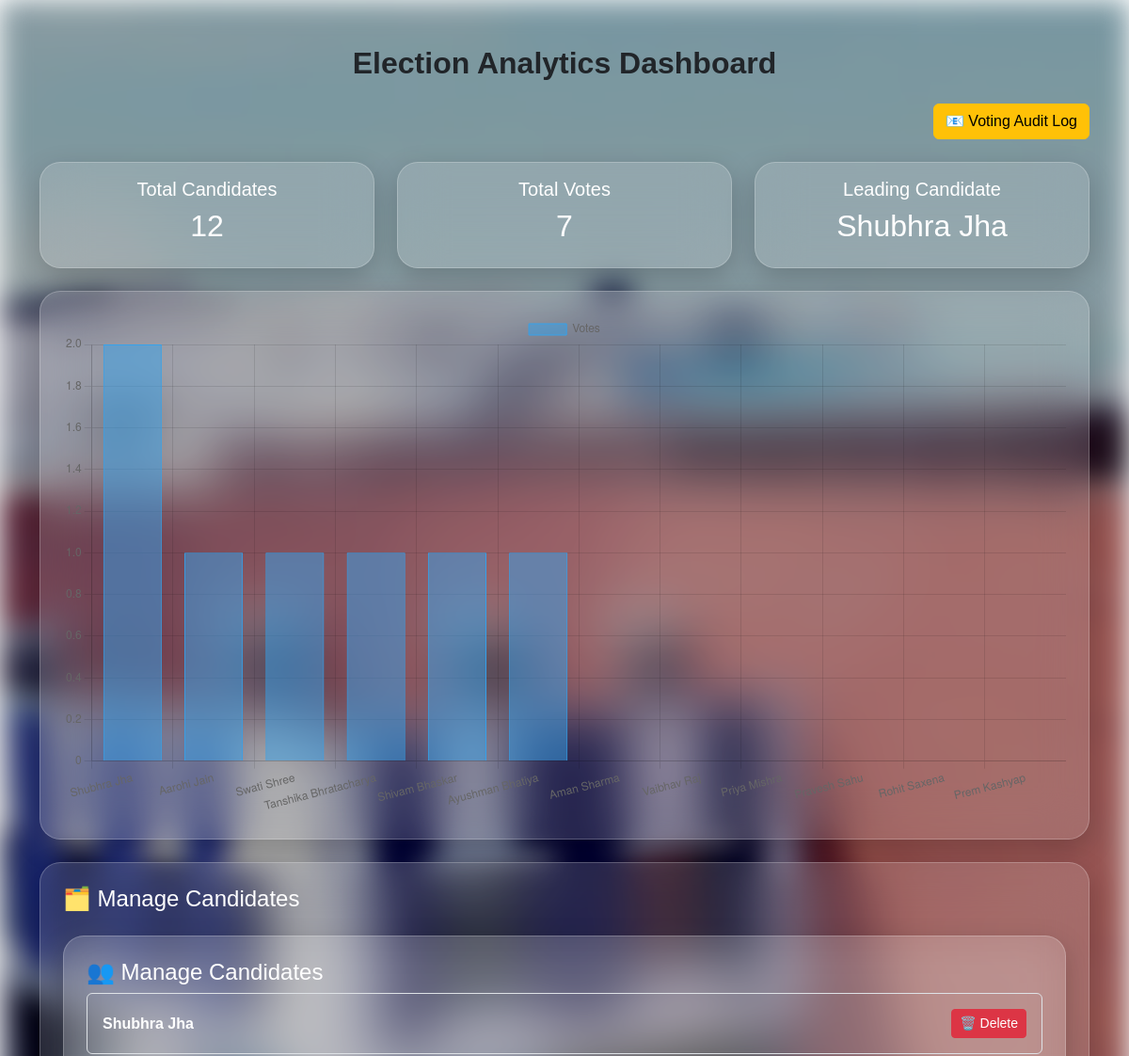
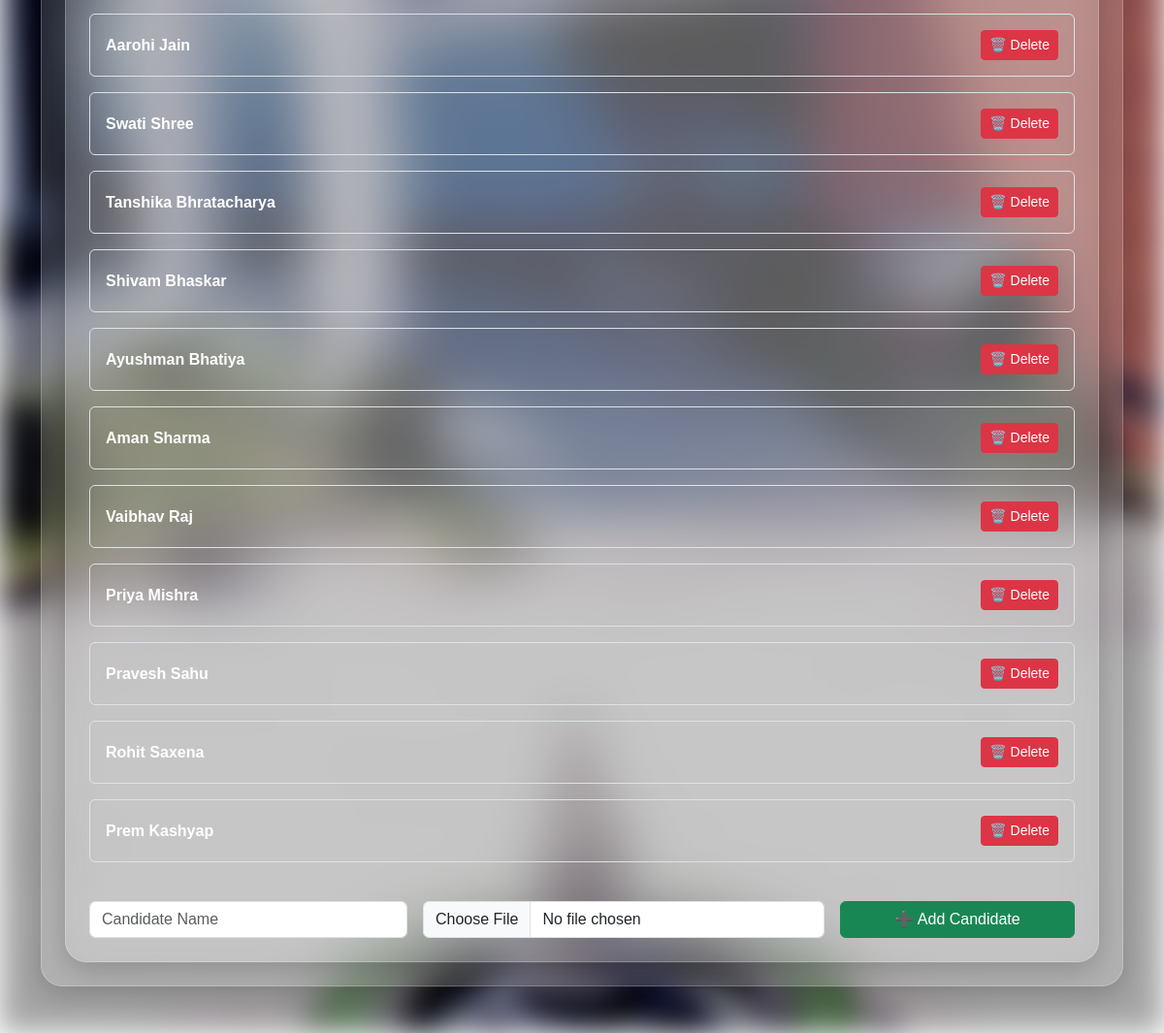
Page /admin (signed in) on the committed database (2 pictures, top to bottom).
### tables this page shows
CREATE TABLE candidates(
            id INTEGER PRIMARY KEY AUTOINCREMENT,
            name TEXT,
            image TEXT,
            votes INTEGER DEFAULT 0
        );

### app.py (the view)
@app.route("/admin")
def admin():
    if "admin" not in session:
        return redirect("/admin_login")
    conn = sqlite3.connect(DB_PATH)
    cur = conn.cursor()
    cur.execute("SELECT name, votes FROM candidates ORDER BY votes DESC")
    results = cur.fetchall()
    cur.execute("SELECT * FROM candidate_requests WHERE status='Pending'")
    requests = cur.fetchall()
    conn.close()
    return render_template(
        "admin.html",
        results=results,
        requests=requests
    )

### templates/admin.html (shortened to what this page needs)
<!DOCTYPE html>
<html>
<head>
    <link href="https://cdn.jsdelivr.net/npm/bootstrap@5.3.3/dist/css/bootstrap.min.css" rel="stylesheet">
    <link rel="stylesheet" href="{{ url_for('static', filename='style.css') }}">
</head>
<div style="
            position: fixed;
            top: 0;
            left: 0;
            width: 100%;
            height: 100%;
            background:
            linear-gradient(rgba(0,0,0,0.35), rgba(0,0,0,0.35)),
            url('{{ url_for('static', filename='candidates_images/srmclz.jpg') }}') center/cover no-repeat;
            filter: blur(15px);
            z-index: -1;
            "></div>
<div class="container py-5">
    <h2 class="fw-bold text-center mb-4"> Election Analytics Dashboard</h2>
<div class="text-end mb-4">
    <a href="/audit_logs" class="btn btn-warning">
        📧 Voting Audit Log
    </a>
</div>
    <div class="row mb-4">
        <div class="col-md-4">
            <div class="glass-box p-3 text-center">
                <h5>Total Candidates</h5>
                <h2>{{ results|length }}</h2>
            </div>
        </div>
        <div class="col-md-4">
            <div class="glass-box p-3 text-center">
                <h5>Total Votes</h5>
                <h2>{{ results | sum(attribute=1) }}</h2>
            </div>
        </div>
        <div class="col-md-4">
            <div class="glass-box p-3 text-center">
                <h5>Leading Candidate</h5>
                <h2>{{ results[0][0] }}</h2>
            </div>
        </div>
        </div>
    <div class="glass-box p-4">
        <canvas id="voteChart"></canvas>
    </div>
    <div class="glass-box p-4 mt-4">
    <h4 class="mb-3">🗂️ Manage Candidates</h4>
   <div class="glass-box p-4 mt-4">
    <h4>👥 Manage Candidates</h4>
    {% for result in results %}
        <div class="border rounded p-3 mb-3 d-flex justify-content-between align-items-center">
            <strong>{{ result[0] }}</strong>
            <a href="/delete_candidate/{{ result[0] }}"
            class="btn btn-danger btn-sm">
            🗑️ Delete
            </a>
        </div>
    {% endfor %}
    <form action="/add_candidate" method="POST" enctype="multipart/form-data" class="row g-3 mt-4">
        <div class="col-md-4">
            <input class="form-control" name="name" placeholder="Candidate Name" required>
        </div>
        <div class="col-md-5">
            <input class="form-control" type="file" name="photo" required>
        </div>
        <div class="col-md-3">
            <button class="btn btn-success w-100">➕ Add Candidate</button>
        </div>
    </form>
</div>
</div>
</div>
<script>
        const labels = [{% for result in results %}'{{ result[0] }}',{% endfor %}];
        const data = [{% for result in results %}{{ result[1] }},{% endfor %}];
new Chart(document.getElementById('voteChart'), {
    type: 'bar',
    data: {
        labels: labels,
        datasets: [{
            label: 'Votes',
            data: data,
            borderWidth: 1
        }]
    },
    options: {
        responsive: true,
        scales: {
            y: { beginAtZero: true }
        }
    }
});
</script>
</body>
</html>

### static/style.css (style rules this page uses)
.glass-box { background: rgba(255, 255, 255, 0.14); backdrop-filter: blur(25px); border: 1px solid rgba(255, 255, 255, 0.22); border-radius: 22px; box-shadow: 0 10px 30px rgba(0,0,0,0.2); color: white; }

### rows in the picture
candidates: name "Shubhra Jha"
candidates: name "Aarohi Jain"
candidates: name "Swati Shree"
candidates: name "Tanshika Bhratacharya"
candidates: name "Shivam Bhaskar"
candidates: name "Ayushman Bhatiya"
candidates: name "Aman Sharma"
candidates: name "Vaibhav Raj"
candidates: name "Priya Mishra"
candidates: name "Pravesh Sahu"
candidates: name "Rohit Saxena"
candidates: name "Prem Kashyap"

### other values in the picture
{{ results|length }} "12"
{{ results | sum(attribute=1) }} "7"
chart data {{ result[0] }} Shubhra Jha, Aarohi Jain, Swati Shree, Tanshika Bhratacharya, Shivam Bhaskar, Ayushman Bhatiya, Aman Sharma, Vaibhav Raj, Priya Mishra, Pravesh Sahu, Rohit Saxena, Prem Kashyap
chart data {{ result[1] }} 2, 1, 1, 1, 1, 1, 0, 0, 0, 0, 0, 0
